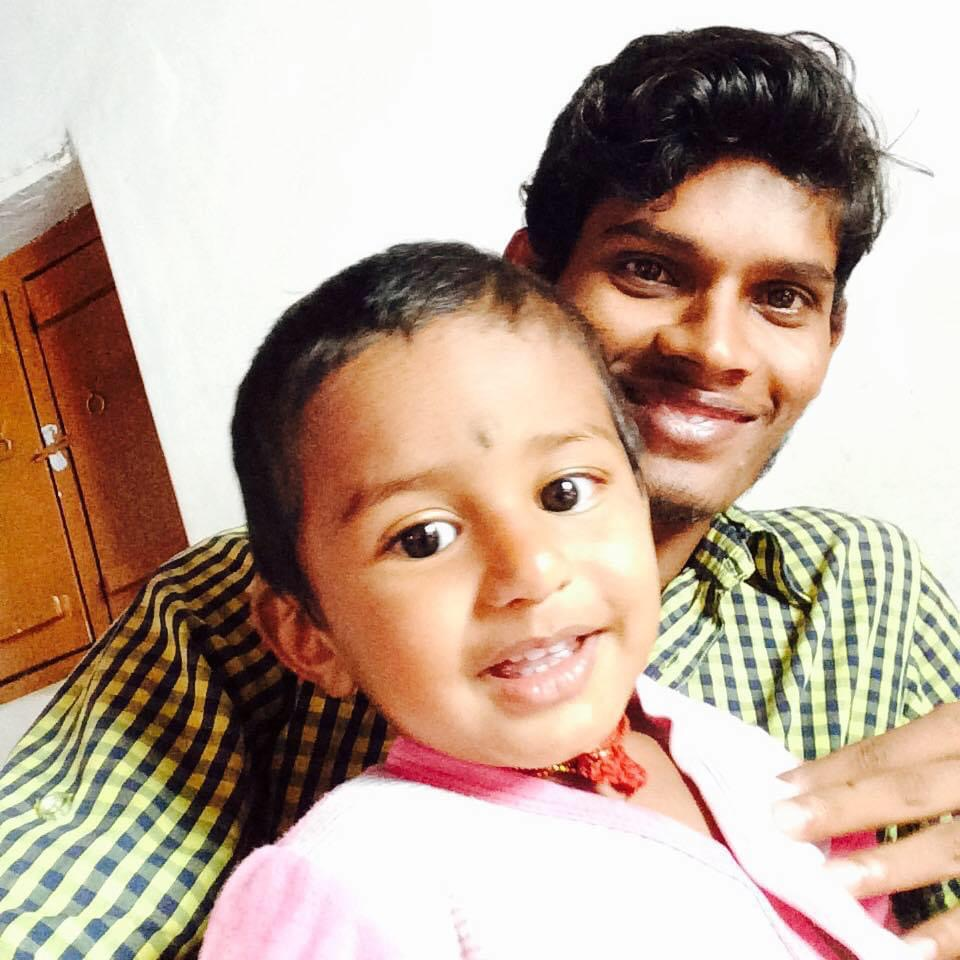
#> input picture imageToPencilArt/meandD.JPG, 960 x 960 px, found by its file name
$ python imgtoPencil.py
#> lines starting #> are read from the running program, lines starting #| are printed output that depends on the picture
# libraries used opencv-python, imageio, scipy and numpy

import numpy as np
import imageio
import cv2
import scipy.ndimage

img = "/home/manikandan/Documents/API_Pytest/imageToPencilArt/meandD.JPG"


def grayscale(rgb):
    return np.dot(rgb[..., :3], [0.299, 0.587, 0.114])


def dodge(front, back):
    result = front * 255 / (255 - back)
    result[result > 255] = 255
    result[back == 255] = 255
    return result.astype('uint8')


s = imageio.imread(img)
#> s is the input picture: shape (960, 960, 3); mean R, G, B 190.8, 168.3, 153
g = grayscale(s)
#> in grayscale, `return np.dot(rgb[..., :3], [0.299, 0.587, 0.114])`:
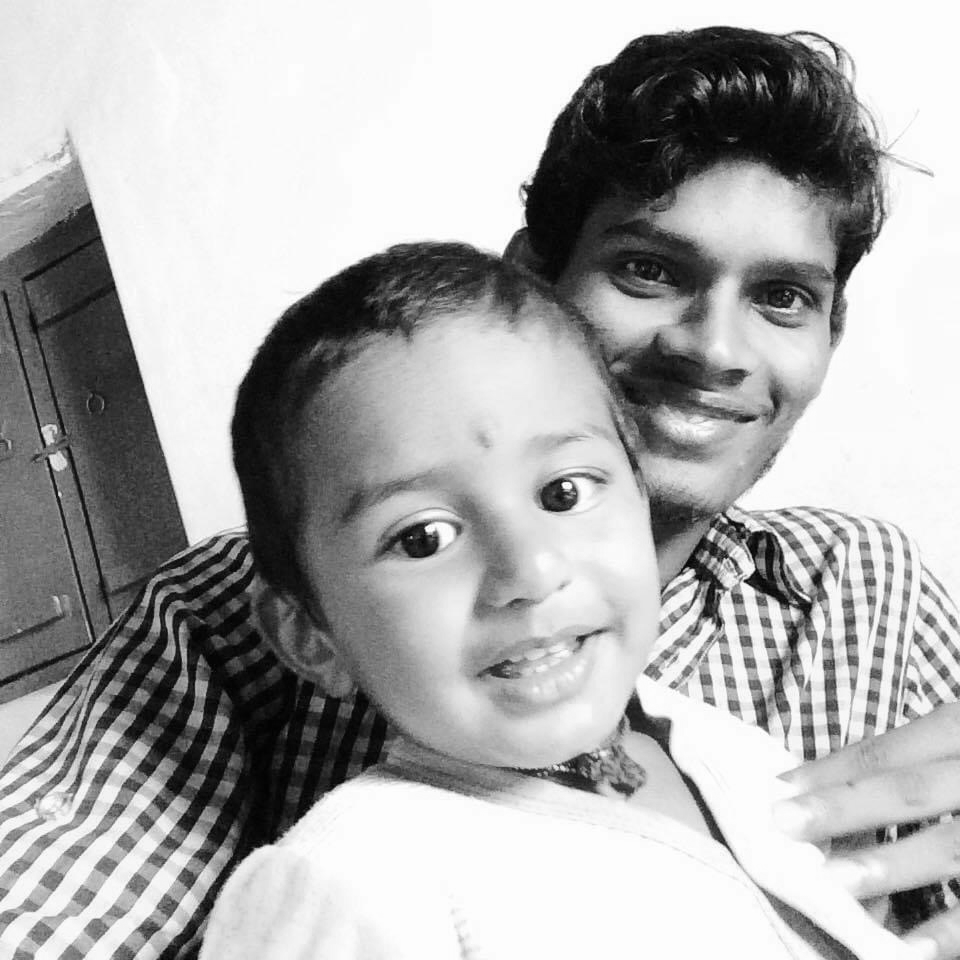
#> returned value: shape (960, 960) float64; min 0.527, max 255, mean 173.3
i = 255 - g
b = scipy.ndimage.filters.gaussian_filter(i, sigma=10)
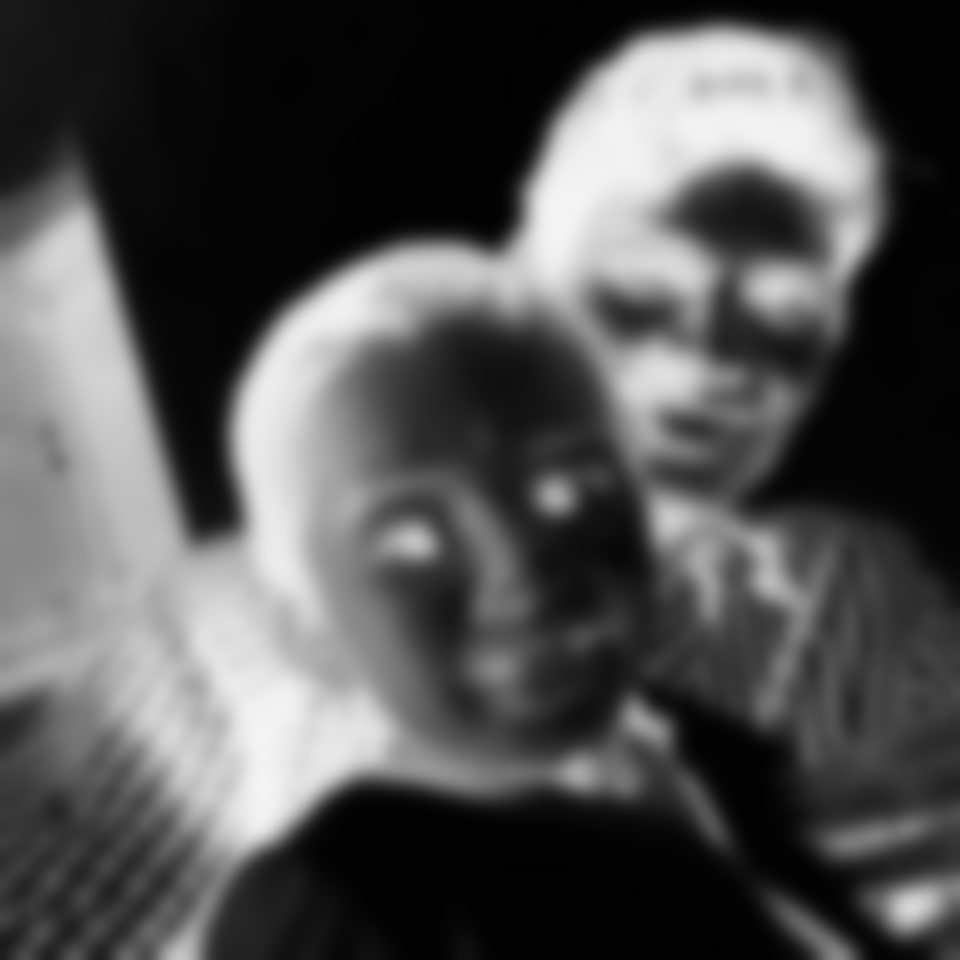
#> b: shape (960, 960) float64; min 2, max 245, mean 81.7
r = dodge(b, g)
#> in dodge, `result = front * 255 / (255 - back)`:
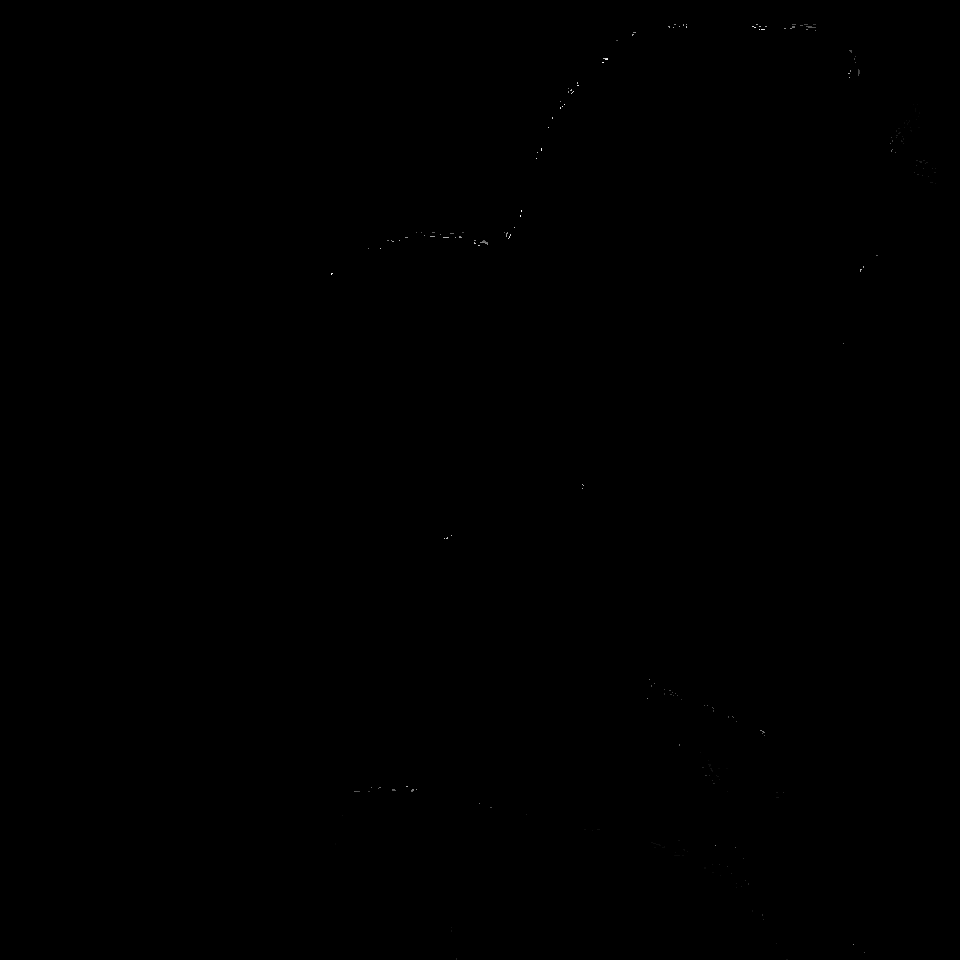
#> result: shape (960, 960) float64; min 29.79, max 8.28e+17, mean 1.62e+14; drawn with min black and max white
#> in dodge, `result[result > 255] = 255`:
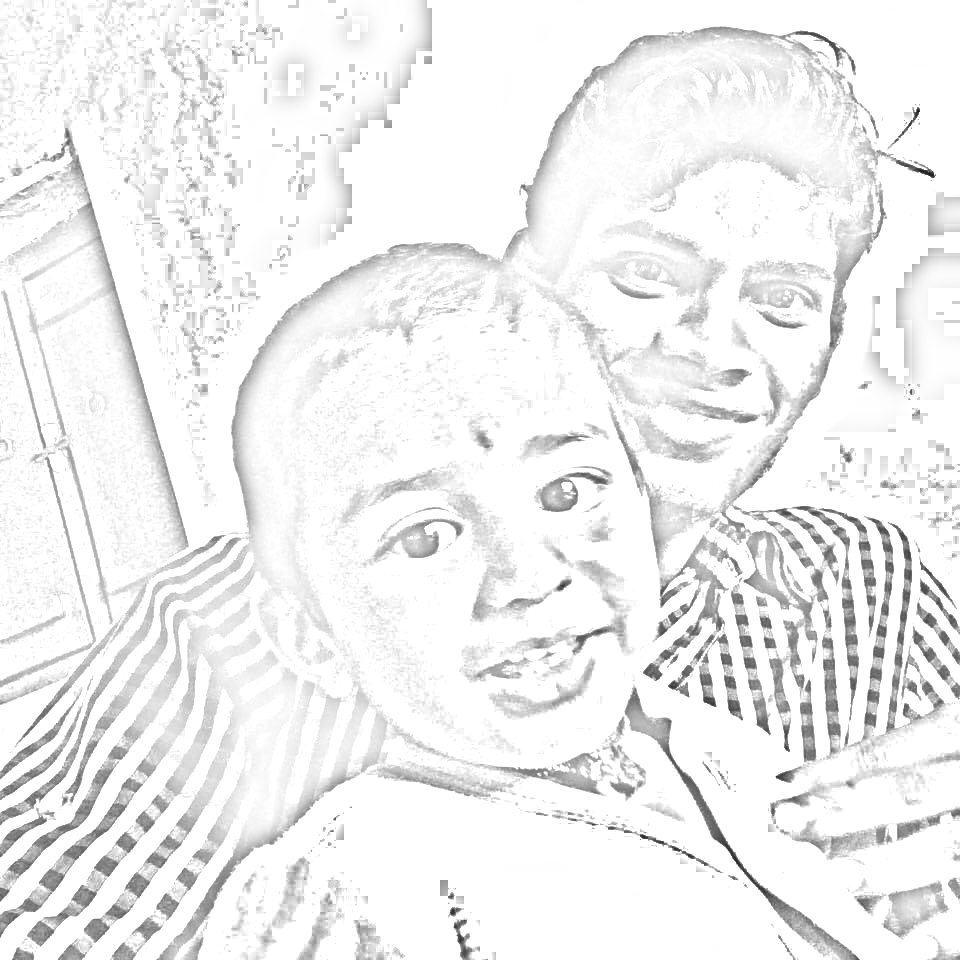
#> result: shape (960, 960) float64; min 29.79, max 255, mean 240.2
cv2.imwrite("/home/manikandan/Documents/API_Pytest/imageToPencilArt/meandDPencil.jpg", r)

$ run again, with imageToPencilArt/ItsMe.jpg copied over imageToPencilArt/meandD.JPG
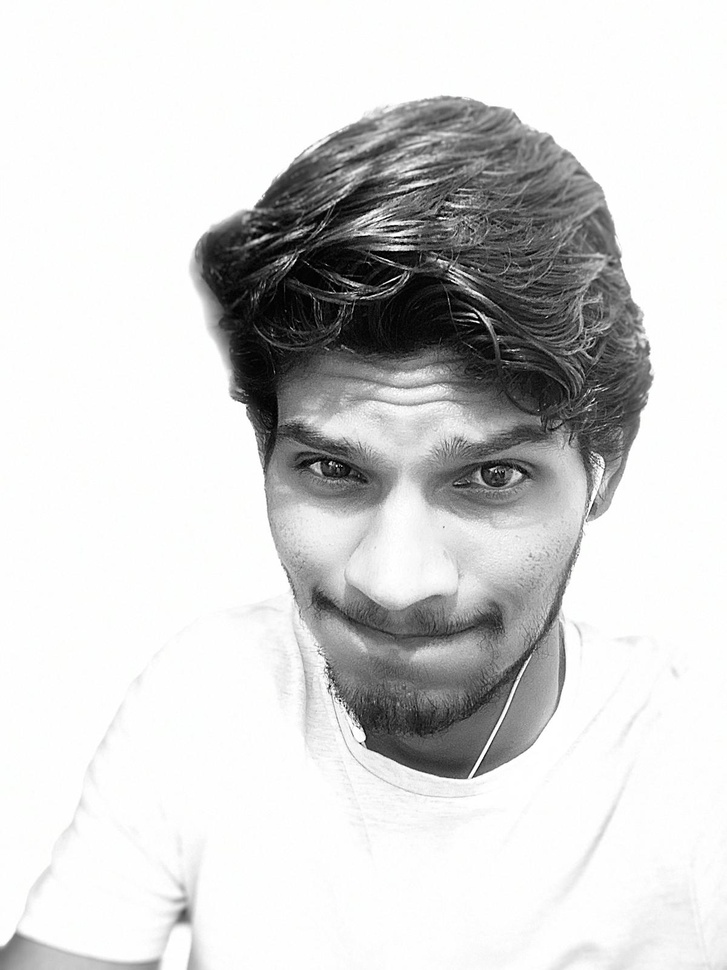
#> input picture imageToPencilArt/ItsMe.jpg, 727 x 970 px, shrunk from 1200 x 1600 before the run, found by its file name
#> s is the input picture: shape (970, 727, 3); mean R, G, B 210.9, 211, 210.8
#> `b = scipy.ndimage.filters.gaussian_filter(i, sigma=10)`:
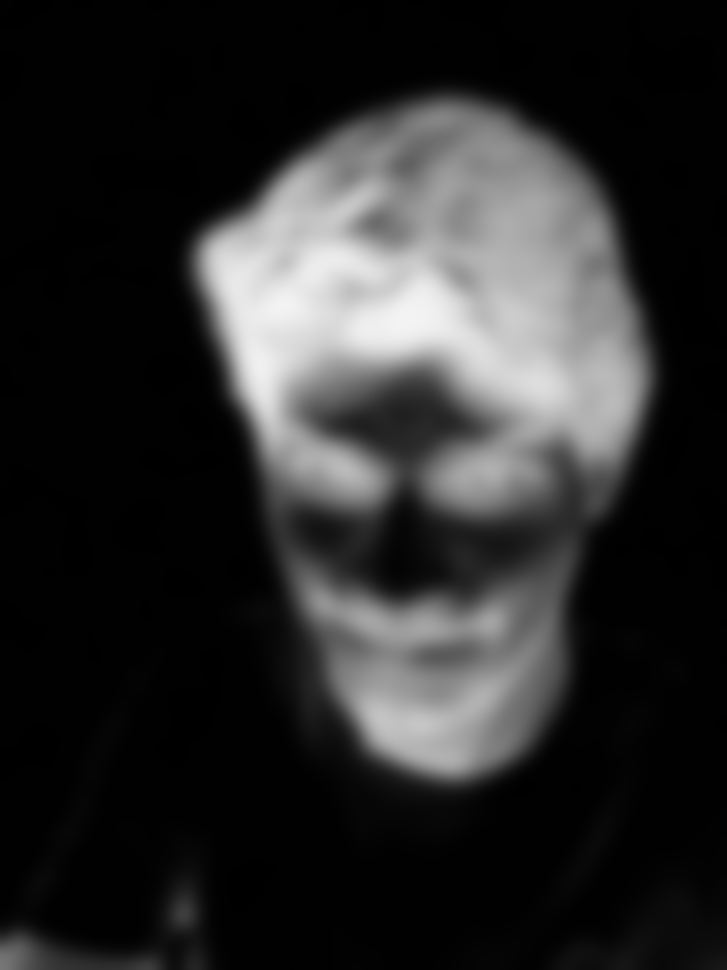
#> b: shape (970, 727) float64; min 0.778, max 243.8, mean 44.1
#> in dodge, `result[result > 255] = 255`:
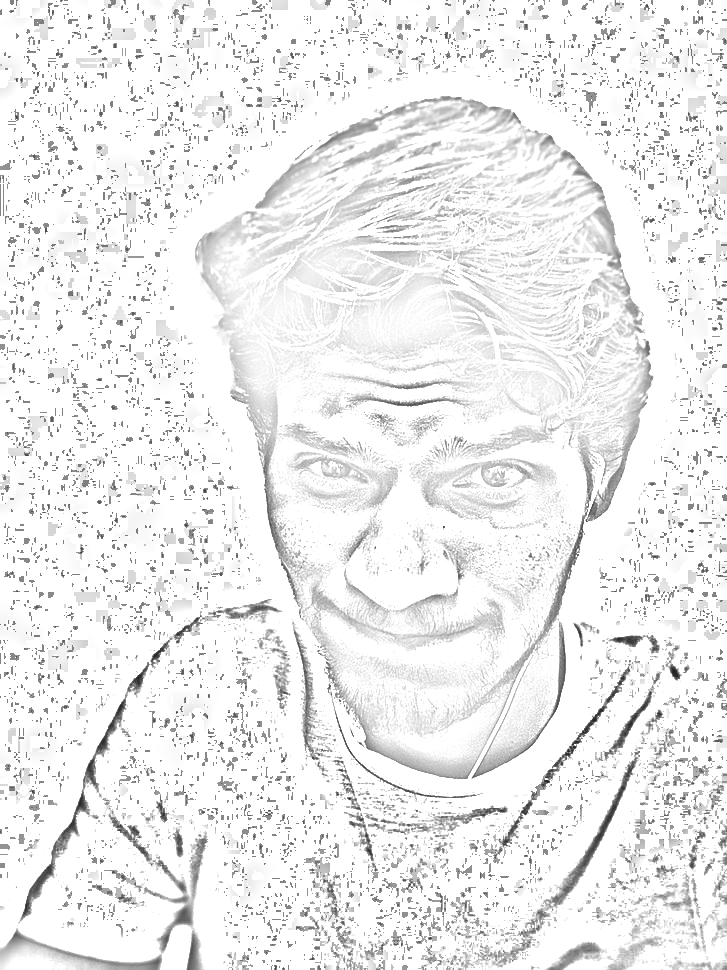
#> result: shape (970, 727) float64; min 31.98, max 255, mean 238.3
